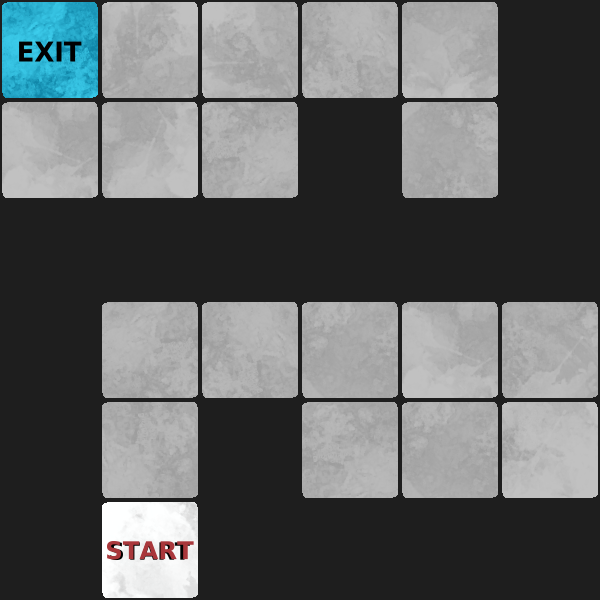

A 2D game scene composited from a Tiled map and its tileset images. What follows is a short description and the map's XML, with every tile layer's data as written:
An orthogonal 6x6 tile map with 100x100 px tiles, 1 tile layer (Deceiving Pits) and 14 objects (8x BottomlessPit, 3x Box, Pit, BottomLessPit, Player).

<map version="1.10" tiledversion="1.11.2" orientation="orthogonal" renderorder="left-down" width="6" height="6" tilewidth="100" tileheight="100" infinite="0" backgroundcolor="#1e1e1e" nextlayerid="4" nextobjectid="31">
 <tileset firstgid="1" source="sprite_sheet.tsx" />
 <layer id="1" name="Deceiving Pits" width="6" height="6">
  <properties>
   <property name="level" type="int" value="2" />
   <property name="title" value="Deceiving Pits" />
  </properties>
  <data encoding="csv">
18,31,60,58,23,0,
36,25,29,103,32,0,
0,0,0,0,0,103,
103,51,58,61,36,30,
0,35,103,24,54,38,
0,93,0,103,103,103
</data>
 </layer>
 <objectgroup id="2" name="Elements">
  <object id="18" name="BottomlessPit" type="BottomlessPit" gid="78" x="200" y="600" width="100" height="100" />
  <object id="19" name="BottomlessPit" type="BottomlessPit" gid="78" x="0" y="500" width="100" height="100" />
  <object id="20" name="BottomlessPit" type="BottomlessPit" gid="78" x="0" y="600" width="100" height="100" />
  <object id="21" name="Pit1" type="Pit" gid="79" x="400" y="300" width="100" height="100">
   <properties>
    <property name="Id" type="int" value="1" />
    <property name="IsActive" type="bool" value="true" />
    <property name="PitState" type="int" value="0" />
   </properties>
  </object>
  <object id="22" name="BottomlessPit" type="BottomlessPit" gid="78" x="500" y="200" width="100" height="100" />
  <object id="23" name="BottomlessPit" type="BottomlessPit" gid="78" x="500" y="100" width="100" height="100" />
  <object id="24" name="BottomlessPit" type="BottomLessPit" gid="78" x="300" y="300" width="100" height="100" />
  <object id="25" name="BottomlessPit" type="BottomlessPit" gid="78" x="200" y="300" width="100" height="100" />
  <object id="26" name="BottomlessPit" type="BottomlessPit" gid="78" x="100" y="300" width="100" height="100" />
  <object id="27" name="BottomlessPit" type="BottomlessPit" gid="78" x="0" y="300" width="100" height="100" />
 </objectgroup>
 <objectgroup id="3" name="Entities">
  <object id="1" name="Player" type="Player" gid="1" x="100" y="600" width="100" height="100">
   <properties>
    <property name="FacingDirection" value="up" />
    <property name="Lives" type="int" value="3" />
    <property name="StartPosition" value="100,600" />
   </properties>
  </object>
  <object id="28" name="Box1" type="Box" gid="17" x="500" y="400" width="100" height="100">
   <properties>
    <property name="BoxInPit" type="int" value="0" />
    <property name="Id" type="int" value="1" />
    <property name="IsActive" type="bool" value="true" />
   </properties>
  </object>
  <object id="29" name="Box3" type="Box" gid="11" x="300" y="100" width="100" height="100">
   <properties>
    <property name="BoxInPit" type="int" value="0" />
    <property name="Id" type="int" value="3" />
    <property name="IsActive" type="bool" value="true" />
   </properties>
  </object>
  <object id="30" name="Box2" type="Box" gid="6" x="400" y="200" width="100" height="100">
   <properties>
    <property name="BoxInPit" type="int" value="0" />
    <property name="Id" type="int" value="2" />
    <property name="IsActive" type="bool" value="true" />
   </properties>
  </object>
 </objectgroup>
</map>
